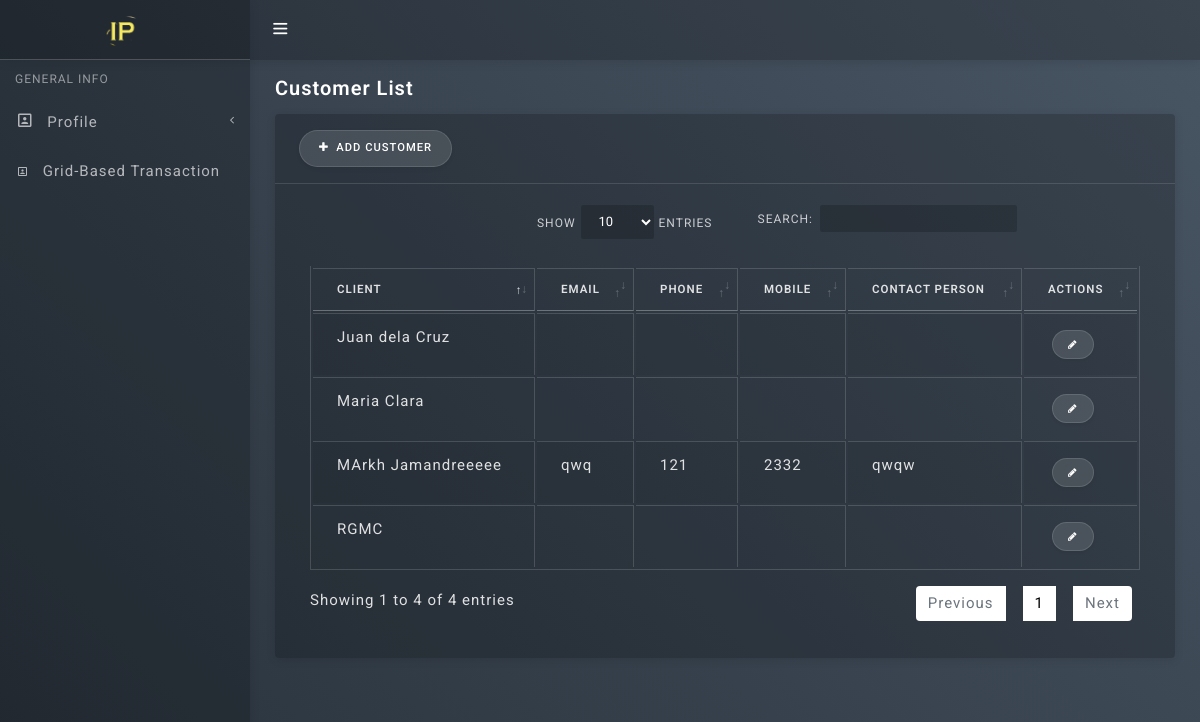
The app's page /clients with its own data.
### tables this page shows
CREATE TABLE `clients` (
  `id` int(11) NOT NULL AUTO_INCREMENT,
  `clientid` text NOT NULL,
  `isactive` tinyint(4) NOT NULL,
  `cname` text NOT NULL,
  `email` text NOT NULL,
  `phone` text NOT NULL,
  `address` text NOT NULL,
  `website` text NOT NULL,
  `cperson` text NOT NULL,
  `mobile` text NOT NULL,
  PRIMARY KEY (`id`)
);

### controllers/template.controller.php (called while the page is built)
<?php
class ControllerTemplate{
	static public function ctrTemplate(){
		include "views/template.php";
	}
}

### index.php (called while the page is built, shortened)
<?php
require_once "controllers/template.controller.php";
require_once "controllers/clients.controller.php";
require_once "models/clients.model.php";
$template = new ControllerTemplate();
$template -> ctrTemplate();

### models/connection.php (called while the page is built)
<?php
class Connection{
	public function connect(){
		$link = new PDO("mysql:host=localhost;dbname=ip;port=3307", "root", "");
		$link -> exec("set names utf8");
		return $link;
	}
}

### models/clients.model.php (called while the page is built, shortened)
<?php
require_once "connection.php";
class ModelClients{
	static public function mdlShowClients(){
		$stmt = (new Connection)->connect()->prepare("SELECT * FROM clients ORDER BY cname");
		$stmt -> execute();
		return $stmt -> fetchAll();
	}
}

### controllers/clients.controller.php (called while the page is built, shortened)
<?php
class ControllerClients{
	static public function ctrShowClients(){
		$answer = (new ModelClients)->mdlShowClients();
		return $answer;
	}
}

### views/modules/clients.php (the view, shortened to what this page needs)
<div class="content-wrapper">
   <div class="container-fluid">
     <div class="row pt-2 pb-2">
        <div class="col-sm-12">
          <h4 class="page-title">Customer List</h4>
        </div>
     </div>
      <div class="row">
        <div class="col-lg-12">
          <div class="card">
            <div class="card-header float-sm-right">
              <button type="button" class="btn btn-light btn-round waves-effect waves-light m-1" onClick="location.href='clientadd'"><i class="fa fa-plus"></i> <span>&nbsp;ADD CUSTOMER</span> </button>
            </div>
            <div class="card-body">
              <div class="table-responsive">
              <table id="default-datatable" class="table table-bordered table-hover table-striped clientlist">
                <thead>
                    <tr>
                      <th>Client</th>
                      <th>Email</th>
                      <th>Phone</th>
                      <th>Mobile</th>
                      <th>Contact Person</th>
                      <th>Actions</th>
                    </tr>
                </thead>
                <tbody>
                  <?php
                    $clients = (new ControllerClients)->ctrShowClients();
                    foreach ($clients as $key => $value) {
                      echo '<tr>
                              <td>'.$value["cname"].'</td>
                              <td>'.$value["email"].'</td>
                              <td>'.$value["phone"].'</td>
                              <td>'.$value["mobile"].'</td>
                              <td>'.$value["cperson"].'</td>
                              <td>
                                <div class="btn-group group-round m-1">
                                  <button class="btn btn-sm btn-light waves-effect waves-light btnEditClient" idClient="'.$value["id"].'"><i class="fa fa-pencil"></i></button>
                                </div>
                              </td>
                            </tr>';
                      }
                  ?>
                </tbody>
              </table>
            </div>
            </div>
          </div>
        </div>
      </div>
  </div>
</div>

### records on screen
clients: cname "Juan dela Cruz"
clients: cname "Maria Clara"
clients: cname "MArkh Jamandreeeee", email "qwq", phone "121", mobile "2332", cperson "qwqw"
clients: cname "RGMC"
